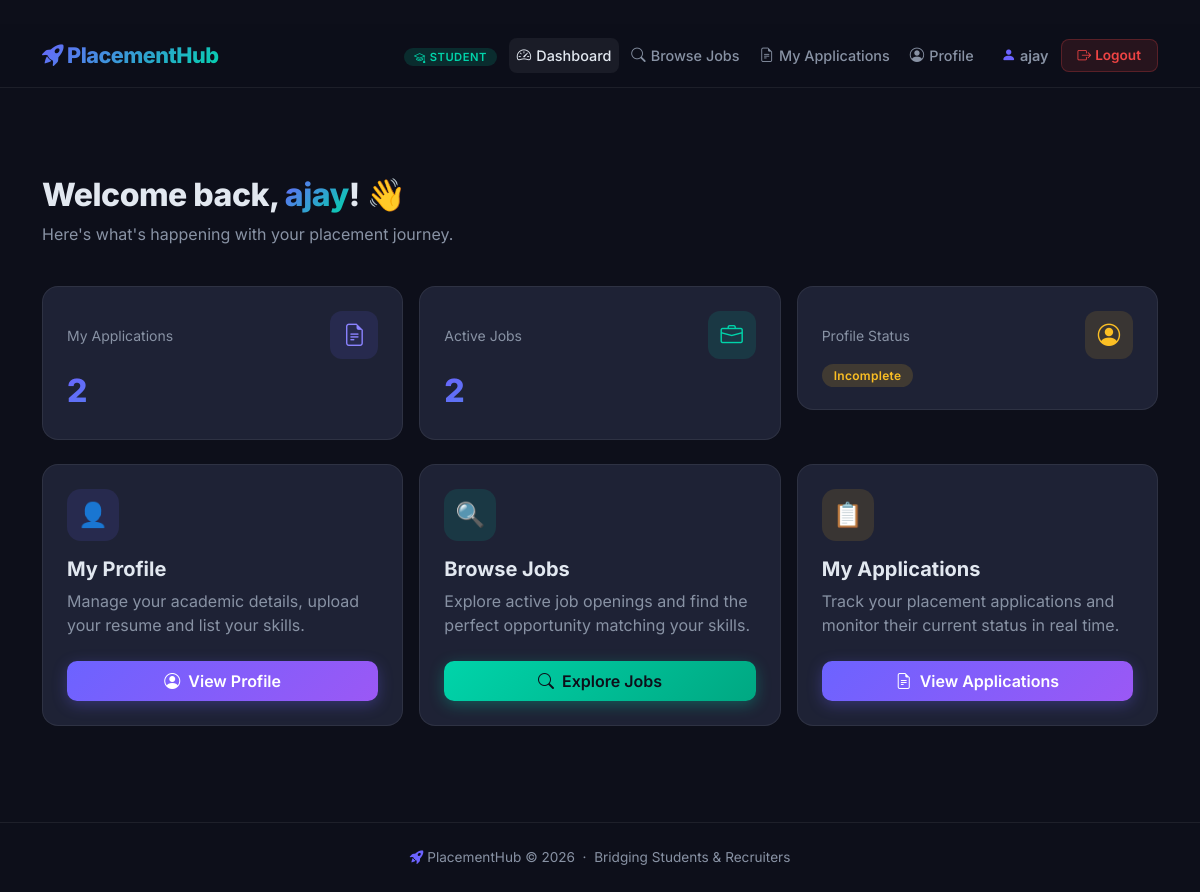
The page /accounts/student/dashboard/ (signed in) on the database its author committed.
### accounts/models.py (models this page shows, shortened)
class User(AbstractUser):
    ROLE_CHOICES = [
        ('student', 'Student'),
        ('recruiter', 'Recruiter'),
    ]
    role = models.CharField(
        max_length=20,
        choices=ROLE_CHOICES,
        default='student'
    )

### accounts/views.py (the view)
# urls.py: path('student/dashboard/', views.student_dashboard, name='student_dashboard'),
@login_required
def student_dashboard(request):
    if request.user.role != 'student':
        return redirect('home')
    from applications.models import Application
    from jobs.models import Job
    from students.models import StudentProfile
    application_count = Application.objects.filter(student=request.user).count()
    active_jobs_count = Job.objects.filter(is_active=True).count()
    profile = getattr(request.user, 'student_profile', None)
    profile_complete = False
    if profile:
        profile_complete = bool(profile.full_name and profile.cgpa and profile.resume)
    return render(
        request,
        'accounts/student_dashboard.html',
        {
            'application_count': application_count,
            'active_jobs_count': active_jobs_count,
            'profile_complete': profile_complete,
            'profile': profile,
        }
    )

### accounts/templates/accounts/student_dashboard.html (shortened to what this page needs)
{% extends "core/base.html" %}
{% block nav_dashboard %}active{% endblock %}
{% block content %}
<div class="container py-5">
  <div class="ph-page-header fade-in">
    <h2>Welcome back, <span class="gradient-text">{{ request.user.username }}</span>! 👋</h2>
    <p class="text-muted">Here's what's happening with your placement journey.</p>
  </div>
  <div class="row g-3 mb-4 fade-in fade-in-delay-1">
    <div class="col-md-4">
      <div class="stat-card">
        <div class="d-flex align-items-center justify-content-between mb-2">
          <span class="text-muted small">My Applications</span>
          <div class="stat-icon" style="background:rgba(108,99,255,0.12);"><i class="bi bi-file-earmark-text" style="color:var(--ph-primary-light);"></i></div>
        </div>
        <div class="stat-number gradient-text">{{ application_count|default:"0" }}</div>
      </div>
    </div>
    <div class="col-md-4">
      <div class="stat-card">
        <div class="d-flex align-items-center justify-content-between mb-2">
          <span class="text-muted small">Active Jobs</span>
          <div class="stat-icon" style="background:rgba(0,212,170,0.12);"><i class="bi bi-briefcase" style="color:var(--ph-accent);"></i></div>
        </div>
        <div class="stat-number gradient-text">{{ active_jobs_count|default:"0" }}</div>
      </div>
    </div>
    <div class="col-md-4">
      <div class="stat-card">
        <div class="d-flex align-items-center justify-content-between mb-2">
          <span class="text-muted small">Profile Status</span>
          <div class="stat-icon" style="background:rgba(251,191,36,0.12);"><i class="bi bi-person-circle" style="color:var(--ph-gold);"></i></div>
        </div>
        <div class="stat-number" style="font-size:1.2rem; margin-top:8px;">
          {% if profile_complete %}<span class="ph-badge ph-badge-selected">Complete</span>{% else %}<span class="ph-badge ph-badge-pending">Incomplete</span>{% endif %}
        </div>
      </div>
    </div>
  </div>
  <div class="row g-3 fade-in fade-in-delay-2">
    <div class="col-md-4">
      <div class="ph-card p-4 h-100 d-flex flex-column">
        <div class="mb-3" style="width:52px;height:52px;border-radius:14px;background:rgba(108,99,255,0.12);display:flex;align-items:center;justify-content:center;font-size:1.5rem;">👤</div>
        <h5 class="fw-bold">My Profile</h5>
        <p class="text-muted flex-grow-1">Manage your academic details, upload your resume and list your skills.</p>
        <a href="{% url 'student_profile' %}" class="btn btn-ph-primary mt-2">
          <i class="bi bi-person-circle me-2"></i>View Profile
        </a>
      </div>
    </div>
    <div class="col-md-4">
      <div class="ph-card p-4 h-100 d-flex flex-column">
        <div class="mb-3" style="width:52px;height:52px;border-radius:14px;background:rgba(0,212,170,0.12);display:flex;align-items:center;justify-content:center;font-size:1.5rem;">🔍</div>
        <h5 class="fw-bold">Browse Jobs</h5>
        <p class="text-muted flex-grow-1">Explore active job openings and find the perfect opportunity matching your skills.</p>
        <a href="{% url 'browse_jobs' %}" class="btn btn-ph-accent mt-2">
          <i class="bi bi-search me-2"></i>Explore Jobs
        </a>
      </div>
    </div>
    <div class="col-md-4">
      <div class="ph-card p-4 h-100 d-flex flex-column">
        <div class="mb-3" style="width:52px;height:52px;border-radius:14px;background:rgba(251,191,36,0.12);display:flex;align-items:center;justify-content:center;font-size:1.5rem;">📋</div>
        <h5 class="fw-bold">My Applications</h5>
        <p class="text-muted flex-grow-1">Track your placement applications and monitor their current status in real time.</p>
        <a href="{% url 'my_applications' %}" class="btn btn-ph-primary mt-2">
          <i class="bi bi-file-earmark-text me-2"></i>View Applications
        </a>
      </div>
    </div>
  </div>
</div>
{% endblock %}

### core/templates/core/base.html (shortened to what this page needs)
﻿<!DOCTYPE html>
<html lang="en">
<head>
    <link href="https://cdn.jsdelivr.net/npm/bootstrap@5.3.3/dist/css/bootstrap.min.css" rel="stylesheet">
    <link href="https://cdn.jsdelivr.net/npm/bootstrap-icons@1.11.3/font/bootstrap-icons.min.css" rel="stylesheet">
</head>
<body>
    <nav class="ph-nav navbar navbar-expand-lg">
        <div class="container">
            <a class="navbar-brand" href="{% url 'home' %}">
                <i class="bi bi-rocket-takeoff-fill me-1"></i>PlacementHub
            </a>
            <div class="collapse navbar-collapse" id="navMenu">
                <ul class="navbar-nav ms-auto align-items-center gap-1">
                    {% if user.is_authenticated %}
                        <li class="nav-item me-2">
                            <span class="role-badge {% if user.role == 'student' %}student{% else %}recruiter{% endif %}">
                                <i class="bi {% if user.role == 'student' %}bi-mortarboard{% else %}bi-briefcase{% endif %} me-1"></i>{{ user.role|title }}
                            </span>
                        </li>
                        {% if user.role == 'student' %}
                            <li class="nav-item"><a class="nav-link {% block nav_dashboard %}{% endblock %}" href="{% url 'student_dashboard' %}"><i class="bi bi-speedometer2"></i>Dashboard</a></li>
                            <li class="nav-item"><a class="nav-link {% block nav_jobs %}{% endblock %}" href="{% url 'browse_jobs' %}"><i class="bi bi-search"></i>Browse Jobs</a></li>
                            <li class="nav-item"><a class="nav-link {% block nav_applications %}{% endblock %}" href="{% url 'my_applications' %}"><i class="bi bi-file-earmark-text"></i>My Applications</a></li>
                            <li class="nav-item"><a class="nav-link {% block nav_profile %}{% endblock %}" href="{% url 'student_profile' %}"><i class="bi bi-person-circle"></i>Profile</a></li>
                        {% endif %}
                        <li class="nav-item ms-2">
                            <span class="nav-link" style="color: var(--ph-text); font-weight: 600; font-size:0.9rem; cursor:default;">
                                <i class="bi bi-person-fill me-1" style="color: var(--ph-primary);"></i>{{ user.username }}
                            </span>
                        </li>
                        <li class="nav-item">
                            <form method="post" action="{% url 'logout' %}" class="d-inline">
                                <button type="submit" class="btn btn-logout"><i class="bi bi-box-arrow-right me-1"></i>Logout</button>
                            </form>
                        </li>
                    {% else %}
                        <li class="nav-item"><a class="nav-link" href="{% url 'login' %}"><i class="bi bi-box-arrow-in-right"></i>Login</a></li>
                        <li class="nav-item ms-1"><a class="btn btn-ph-primary btn-sm" href="{% url 'register' %}">Get Started</a></li>
                    {% endif %}
                </ul>
            </div>
        </div>
    </nav>
    <main>{% block content %}{% endblock %}</main>
    <footer class="ph-footer">
        <p class="mb-0"><i class="bi bi-rocket-takeoff-fill me-1" style="color: var(--ph-primary);"></i>PlacementHub &copy; 2026 &nbsp;&middot;&nbsp; Bridging Students &amp; Recruiters</p>
    </footer>
</body>
</html>

### core/templates/core/base.html (style rules this page uses)
:root { --ph-bg: #0d0f1a; --ph-surface: #161928; --ph-card: #1e2235; --ph-card-hover: #252840; --ph-border: rgba(255,255,255,0.07); --ph-primary: #6c63ff; --ph-primary-light: #8b83ff; --ph-accent: #00d4aa; --ph-accent2: #ff6b6b; --ph-gold: #fbbf24; --ph-text: #e2e8f0; --ph-muted: #8892a4; --ph-nav-height: 64px; }
* { box-sizing: border-box; }
body { font-family: 'Inter', sans-serif; background: var(--ph-bg); color: var(--ph-text); min-height: 100vh; display: flex; flex-direction: column; }
.ph-nav { background: rgba(13,15,26,0.97); backdrop-filter: blur(12px); border-bottom: 1px solid var(--ph-border); height: var(--ph-nav-height); position: sticky; top: 0; z-index: 1000; }
.ph-nav .navbar-brand { font-weight: 800; font-size: 1.35rem; background: linear-gradient(135deg, var(--ph-primary), var(--ph-accent)); -webkit-background-clip: text; -webkit-text-fill-color: transparent; background-clip: text; letter-spacing: -0.5px; }
.ph-nav .nav-link { color: var(--ph-muted) !important; font-weight: 500; font-size: 0.9rem; transition: color 0.2s; padding: 0.4rem 0.75rem; border-radius: 8px; }
.ph-nav .nav-link:hover, .ph-nav .nav-link.active { color: var(--ph-text) !important; background: rgba(255,255,255,0.06); }
.ph-nav .nav-link i { margin-right: 5px; }
.role-badge { font-size: 0.7rem; font-weight: 600; padding: 2px 10px; border-radius: 20px; text-transform: uppercase; letter-spacing: 0.5px; }
.role-badge.student { background: rgba(0,212,170,0.15); color: var(--ph-accent); }
.btn-ph-primary { background: linear-gradient(135deg, var(--ph-primary), #9b58f5); border: none; color: #fff; font-weight: 600; border-radius: 10px; padding: 0.5rem 1.25rem; transition: all 0.25s; box-shadow: 0 4px 15px rgba(108,99,255,0.3); }
.btn-ph-accent { background: linear-gradient(135deg, var(--ph-accent), #00a882); border: none; color: #0d0f1a; font-weight: 600; border-radius: 10px; padding: 0.5rem 1.25rem; transition: all 0.25s; box-shadow: 0 4px 15px rgba(0,212,170,0.3); }
.btn-logout { background: rgba(239,68,68,0.12); border: 1px solid rgba(239,68,68,0.25); color: #ef4444; font-weight: 600; border-radius: 8px; font-size: 0.85rem; padding: 0.35rem 1rem; transition: all 0.2s; }
.ph-card { background: var(--ph-card); border: 1px solid var(--ph-border); border-radius: 16px; transition: all 0.25s; }
.ph-badge { padding: 4px 12px; border-radius: 20px; font-size: 0.75rem; font-weight: 600; letter-spacing: 0.3px; }
.ph-badge-pending { background: rgba(251,191,36,0.15); color: var(--ph-gold); }
.ph-page-header { padding: 2.5rem 0 1.5rem; }
.ph-page-header h1, .ph-page-header h2 { font-weight: 800; letter-spacing: -0.5px; }
.gradient-text { background: linear-gradient(135deg, var(--ph-primary), var(--ph-accent)); -webkit-background-clip: text; -webkit-text-fill-color: transparent; background-clip: text; }
.stat-card { background: var(--ph-card); border: 1px solid var(--ph-border); border-radius: 16px; padding: 1.5rem; }
.stat-card .stat-icon { width: 48px; height: 48px; border-radius: 12px; display: flex; align-items: center; justify-content: center; font-size: 1.4rem; }
.stat-card .stat-number { font-size: 2rem; font-weight: 800; letter-spacing: -1px; }
.ph-footer { margin-top: auto; padding: 1.5rem 0; border-top: 1px solid var(--ph-border); text-align: center; color: var(--ph-muted); font-size: 0.85rem; }
main { flex: 1; padding: 0 0 3rem; }
.fade-in { animation: fadeInUp 0.4s ease both; }
.fade-in-delay-1 { animation-delay: 0.1s; }
.fade-in-delay-2 { animation-delay: 0.2s; }
.text-muted { color: var(--ph-muted) !important; }
a { color: var(--ph-primary-light); }

### rows shown on the page
User: role "STUDENT", username "ajay", user.username "ajay"

### other values the page prints
{{ application_count|default:"0" }} "2"
{{ active_jobs_count|default:"0" }} "2"
